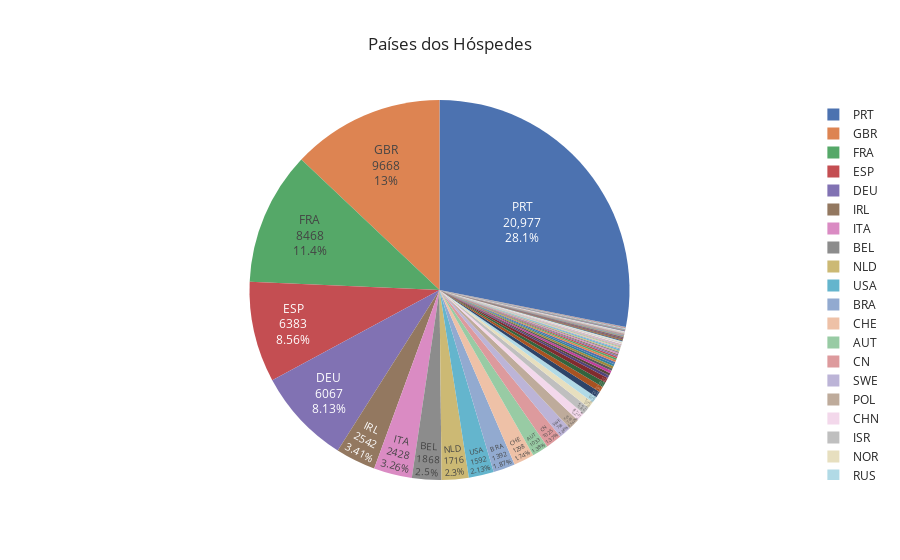

Notebook code cell kept with this figure:
### Code cell
pie = px.pie(countries, values="Hóspedes", names="País", title="Países dos Hóspedes", template="seaborn")
pie.update_traces(textposition="inside", textinfo="value+percent+label")
pie.show()

### Figure 1 — Plotly figure (JSON) as saved in the notebook; plotly's stock layout.template omitted (floating-point values rounded to 4 significant figures; data arrays with more than 128 entries replaced by an {"elided": "..."} marker saying what was removed)
{"data": [{"domain": {"x": [0, 1], "y": [0, 1]}, "hovertemplate": "País=%{label}<br>Hóspedes=%{value}<extra></extra>", "labels": {"elided": "165 str values"}, "legendgroup": "", "name": "", "showlegend": true, "textinfo": "value+percent+label", "textposition": "inside", "type": "pie", "values": {"elided": "165 int values"}}], "layout": {"legend": {"tracegroupgap": 0}, "title": {"text": "Países dos Hóspedes"}}}
